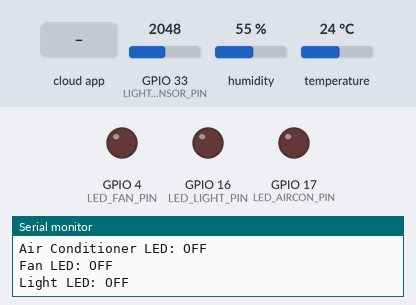
Recording of a program running on a simulated ESP32. Shown: output pins drawn as LEDs (lit = HIGH), the last lines printed to the serial monitor. The test bench sets the inputs (shaded band); at power-on: GPIO 33 (LIGHT_SENSOR_PIN) = 2048, humidity 55 %, temperature 24 °C. WiFi joins after 1.5 s; servers stay silent unless stated; the Firebase database answers and starts empty.

Above: at 2.7 s.
2.8 s: the phone or cloud app sets status to 1
At 5.6 s:
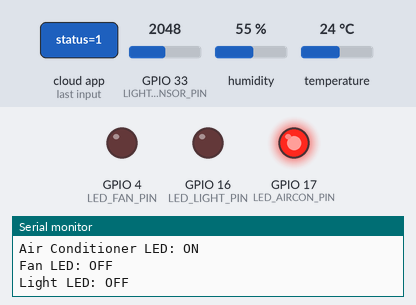
6.2 s: the phone or cloud app sets status to 0
At 8.5 s:
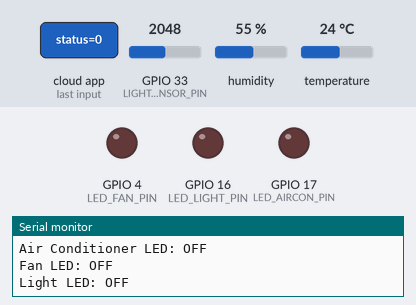
Timing chart, 0 to 10.0 s (numbered marks = the images above; inputs shaded):
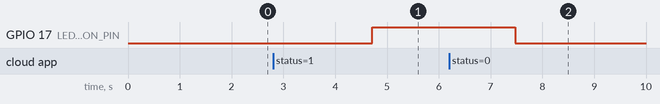

The program:

main.cpp
```cpp
#include <WiFi.h>
#include <FirebaseESP32.h>
#include <DHT.h>

// Cấu hình WiFi
#define WIFI_SSID "Wokwi-GUEST"
#define WIFI_PASSWORD ""

// Cấu hình Firebase
#define FIREBASE_HOST "https://smarthomeiot-f2a2a-default-rtdb.asia-southeast1.firebasedatabase.app"
#define FIREBASE_AUTH "AIzaSyCYVzO92NAQBy4LGDjJJECC_ve_QTybA38"

// Cấu hình DHT
#define DHTPIN 14       // Chân của cảm biến DHT nối vào GPIO 14
#define DHTTYPE DHT22   // Chọn loại cảm biến, DHT11 hoặc DHT22

// Chân của cảm biến ánh sáng
#define LIGHT_SENSOR_PIN 33  // Chân analog của cảm biến ánh sáng nối vào GPIO 33

// Chân của các LED (thay thế cho relay)
#define LED_AIRCON_PIN 17   // LED cho điều hòa
#define LED_FAN_PIN 4     // LED cho quạt
#define LED_LIGHT_PIN 16   // LED cho đèn

// Khởi tạo các đối tượng
DHT dht(DHTPIN, DHTTYPE);
FirebaseData firebaseData;
FirebaseConfig config;
FirebaseAuth auth;

void setup() {
  Serial.begin(115200);

  // Kết nối WiFi
  WiFi.begin(WIFI_SSID, WIFI_PASSWORD);
  Serial.print("Connecting to Wi-Fi...");
  while (WiFi.status() != WL_CONNECTED) {
    delay(500);
    Serial.print(".");
  }
  Serial.println(" connected");

  // Cấu hình Firebase
  config.host = FIREBASE_HOST;
  config.signer.tokens.legacy_token = FIREBASE_AUTH;

  // Khởi tạo Firebase
  Firebase.begin(&config, &auth);
  Firebase.reconnectWiFi(true);

  // Bắt đầu cảm biến DHT
  dht.begin();

  // Cấu hình các chân LED là OUTPUT
  pinMode(LED_AIRCON_PIN, OUTPUT);
  pinMode(LED_FAN_PIN, OUTPUT);
  pinMode(LED_LIGHT_PIN, OUTPUT);

  // Tắt tất cả LED ban đầu
  digitalWrite(LED_AIRCON_PIN, LOW);
  digitalWrite(LED_FAN_PIN, LOW);
  digitalWrite(LED_LIGHT_PIN, LOW);
}

void loop() {
  // Đọc nhiệt độ từ cảm biến DHT
  float temperature = dht.readTemperature();

  // Kiểm tra nếu đọc thành công
  if (isnan(temperature)) {
    Serial.println("Failed to read from DHT sensor!");
    return;
  }

  // Đọc giá trị ánh sáng từ cảm biến ánh sáng
  int lightLevel = analogRead(LIGHT_SENSOR_PIN);
  // float lightVoltage = lightLevel * (3.3 / 4095.0); // Chuyển đổi sang điện áp nếu cần
  float lightVoltage = lightLevel - 4095;

  // In ra màn hình serial
  Serial.print("Temperature: ");
  Serial.print(temperature);
  Serial.print(" °C ");
  Serial.print("Light level: ");
  Serial.print(lightLevel);
  Serial.print(" (Voltage: ");
  Serial.print(lightVoltage);
  Serial.println(" V)");

  // Gửi nhiệt độ lên Firebase
  if (Firebase.setFloat(firebaseData, "bedroom/sensors/temperature/value", temperature)) {
    Serial.println("Temperature sent successfully");
  } else {
    Serial.print("Failed to send temperature: ");
    Serial.println(firebaseData.errorReason());
  }

  // Gửi giá trị ánh sáng lên Firebase
  if (Firebase.setInt(firebaseData, "bedroom/sensors/light/value", lightLevel)) {
    Serial.println("Light level sent successfully");
  } else {
    Serial.print("Failed to send light level: ");
    Serial.println(firebaseData.errorReason());
  }

  // Đọc trạng thái của các thiết bị từ Firebase và điều khiển LED
  int airConStatus = 0, fanStatus = 0, lightStatus = 0;

  if (Firebase.getInt(firebaseData, "bedroom/devices/airConditioner/status")) {
    airConStatus = firebaseData.intData();
    digitalWrite(LED_AIRCON_PIN, airConStatus == 1 ? HIGH : LOW);
    Serial.print("Air Conditioner LED: ");
    Serial.println(airConStatus ? "ON" : "OFF");
  } else {
    Serial.print("Failed to get air conditioner status: ");
    Serial.println(firebaseData.errorReason());
  }

  if (Firebase.getInt(firebaseData, "bedroom/devices/fan/status")) {
    fanStatus = firebaseData.intData();
    digitalWrite(LED_FAN_PIN, fanStatus == 1 ? HIGH : LOW);
    Serial.print("Fan LED: ");
    Serial.println(fanStatus ? "ON" : "OFF");
  } else {
    Serial.print("Failed to get fan status: ");
    Serial.println(firebaseData.errorReason());
  }

  if (Firebase.getInt(firebaseData, "bedroom/devices/light/status")) {
    lightStatus = firebaseData.intData();
    digitalWrite(LED_LIGHT_PIN, lightStatus == 1 ? HIGH : LOW);
    Serial.print("Light LED: ");
    Serial.println(lightStatus ? "ON" : "OFF");
  } else {
    Serial.print("Failed to get light status: ");
    Serial.println(firebaseData.errorReason());
  }

  // Chờ một khoảng thời gian trước khi gửi lần tiếp theo
  delay(2000);
}
```

Measured:
- after the input at 2.8 s, GPIO 17 (LED_AIRCON_PIN): LOW → HIGH after 1.9 s
- after the input at 6.2 s, GPIO 17 (LED_AIRCON_PIN): HIGH → LOW after 1.3 s
